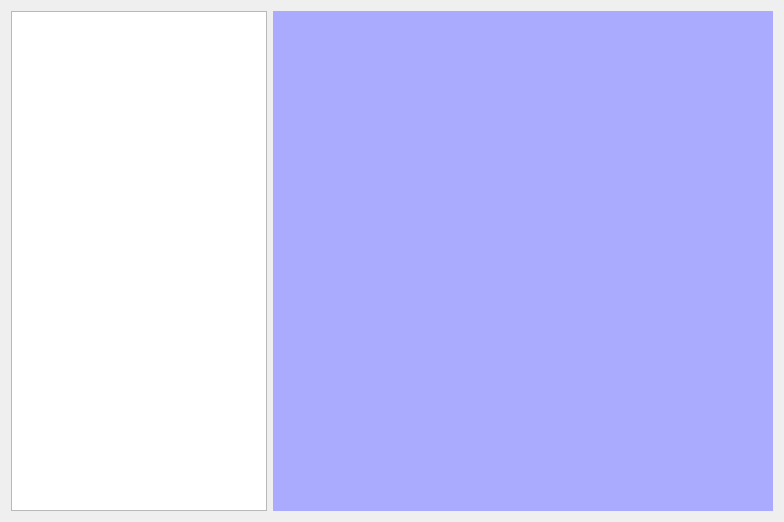
<?xml version="1.0" encoding="UTF-8"?>
<ui version="4.0">
 <class>MainWindow</class>
 <widget class="QMainWindow" name="MainWindow">
  <property name="geometry">
   <rect>
    <x>0</x>
    <y>0</y>
    <width>782</width>
    <height>520</height>
   </rect>
  </property>
  <property name="windowTitle">
   <string>MainWindow</string>
  </property>
  <widget class="QWidget" name="centralWidget">
   <layout class="QHBoxLayout" name="horizontalLayout_2">
    <item>
     <layout class="QHBoxLayout" name="horizontalLayout">
      <item>
       <widget class="QTextEdit" name="textEdit">
        <property name="enabled">
         <bool>true</bool>
        </property>
        <property name="sizePolicy">
         <sizepolicy hsizetype="Fixed" vsizetype="Expanding">
          <horstretch>0</horstretch>
          <verstretch>0</verstretch>
         </sizepolicy>
        </property>
        <property name="readOnly">
         <bool>true</bool>
        </property>
       </widget>
      </item>
      <item>
       <widget class="Canvas" name="canvas" native="true">
        <property name="sizePolicy">
         <sizepolicy hsizetype="Fixed" vsizetype="Fixed">
          <horstretch>0</horstretch>
          <verstretch>0</verstretch>
         </sizepolicy>
        </property>
        <property name="minimumSize">
         <size>
          <width>500</width>
          <height>500</height>
         </size>
        </property>
        <property name="palette">
         <palette>
          <active>
           <colorrole role="Button">
            <brush brushstyle="SolidPattern">
             <color alpha="255">
              <red>170</red>
              <green>170</green>
              <blue>255</blue>
             </color>
            </brush>
           </colorrole>
           <colorrole role="Base">
            <brush brushstyle="SolidPattern">
             <color alpha="255">
              <red>170</red>
              <green>170</green>
              <blue>255</blue>
             </color>
            </brush>
           </colorrole>
           <colorrole role="Window">
            <brush brushstyle="SolidPattern">
             <color alpha="255">
              <red>170</red>
              <green>170</green>
              <blue>255</blue>
             </color>
            </brush>
           </colorrole>
          </active>
          <inactive>
           <colorrole role="Button">
            <brush brushstyle="SolidPattern">
             <color alpha="255">
              <red>170</red>
              <green>170</green>
              <blue>255</blue>
             </color>
            </brush>
           </colorrole>
           <colorrole role="Base">
            <brush brushstyle="SolidPattern">
             <color alpha="255">
              <red>170</red>
              <green>170</green>
              <blue>255</blue>
             </color>
            </brush>
           </colorrole>
           <colorrole role="Window">
            <brush brushstyle="SolidPattern">
             <color alpha="255">
              <red>170</red>
              <green>170</green>
              <blue>255</blue>
             </color>
            </brush>
           </colorrole>
          </inactive>
          <disabled>
           <colorrole role="Button">
            <brush brushstyle="SolidPattern">
             <color alpha="255">
              <red>170</red>
              <green>170</green>
              <blue>255</blue>
             </color>
            </brush>
           </colorrole>
           <colorrole role="Base">
            <brush brushstyle="SolidPattern">
             <color alpha="255">
              <red>170</red>
              <green>170</green>
              <blue>255</blue>
             </color>
            </brush>
           </colorrole>
           <colorrole role="Window">
            <brush brushstyle="SolidPattern">
             <color alpha="255">
              <red>170</red>
              <green>170</green>
              <blue>255</blue>
             </color>
            </brush>
           </colorrole>
          </disabled>
         </palette>
        </property>
        <property name="styleSheet">
         <string notr="true">background-color: rgb(170, 170, 255);</string>
        </property>
       </widget>
      </item>
     </layout>
    </item>
   </layout>
  </widget>
 </widget>
 <layoutdefault spacing="6" margin="11"/>
 <customwidgets>
  <customwidget>
   <class>Canvas</class>
   <extends>QWidget</extends>
   <header>canvas.h</header>
   <container>1</container>
  </customwidget>
 </customwidgets>
 <resources/>
 <connections/>
</ui>
